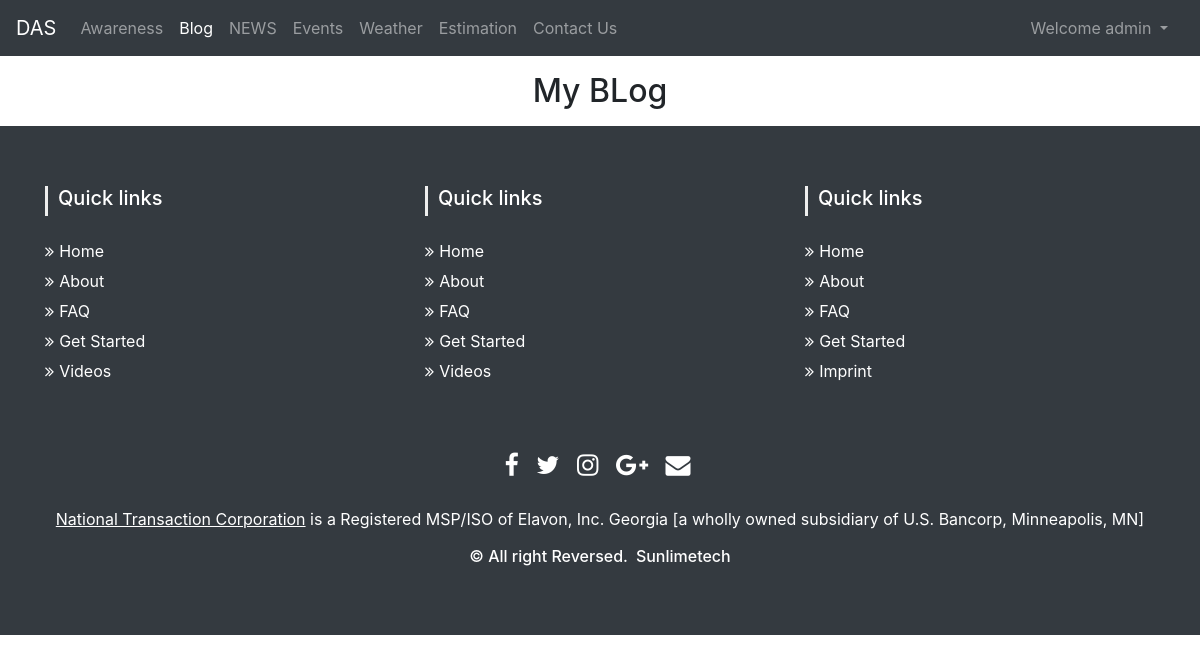
Before: /myblogs/admin (signed in) with the older database file.
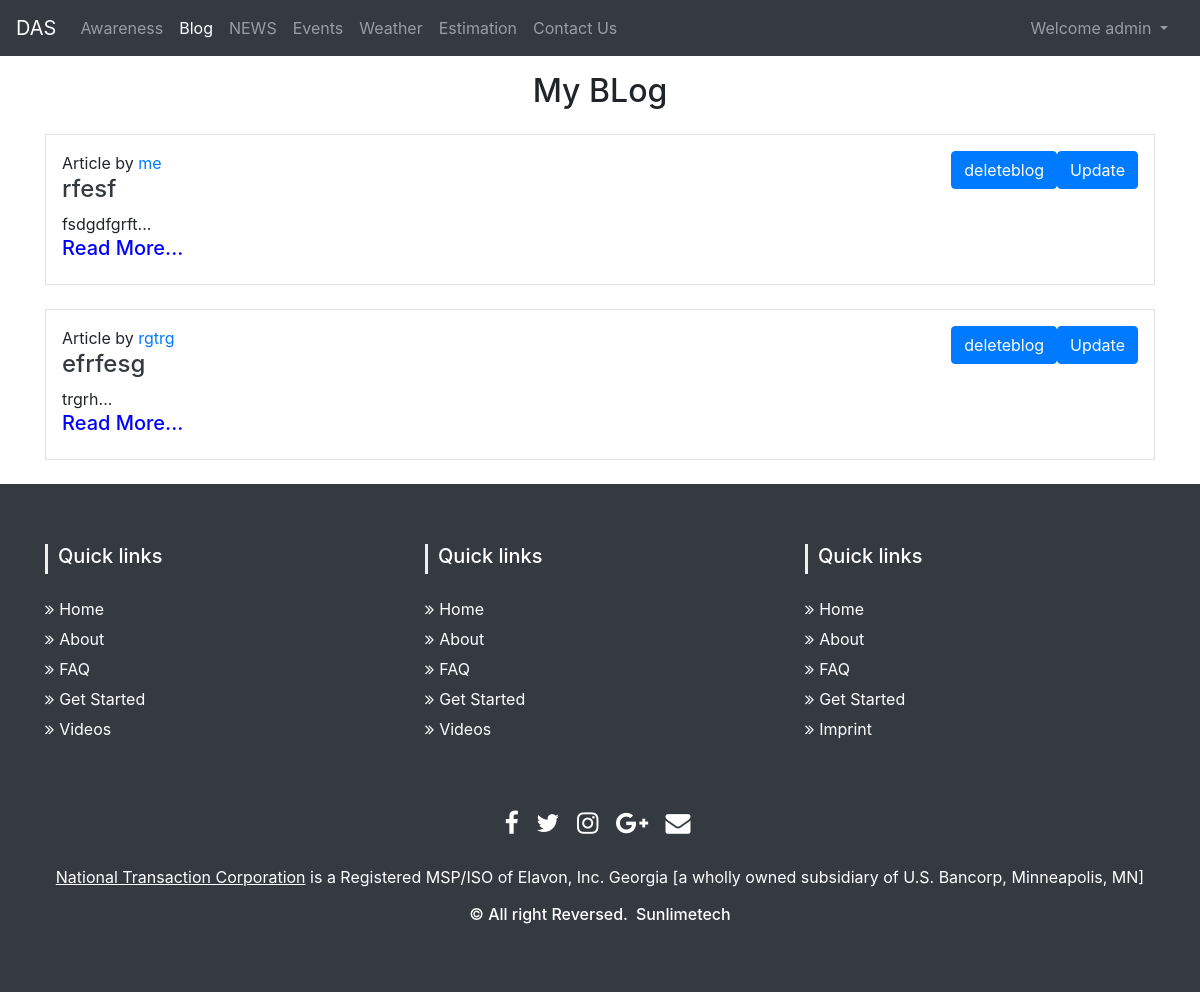
After: the same page with the newer database file.
### fyp/models.py (models this page shows, shortened)
class Blog(models.Model):
    sno = models.AutoField(primary_key=True)
    title = models.CharField(max_length=200)
    content = RichTextField(null=True)
    short_desc = models.CharField(max_length=300, default="")
    slug = models.CharField(max_length=100)
    time = models.DateTimeField(auto_now_add=True)
    author = models.CharField(max_length=20, default="")
    username = models.CharField(max_length=20, default="")

### fyp/views.py (the view)
# urls.py: path('myblogs/<str:username>', views.myblogs, name='myblogs'),
def myblogs(request,username):
    blogs = Blog.objects.filter(username=username)
    context={'blogs':blogs}
    return render(request, 'myblogs.html',context)

### templates/myblogs.html (shortened to what this page needs)
{% extends 'base.html' %}
{% block blogactive %}active{% endblock blogactive %}
{% block body %}
{% if user.is_authenticated %}
<div class="container">
  <h2 class="text-center my-3">My BLog</h2>
{% for blog in blogs %}
  <div class="my-4 p-3 border">
    <a class="btn btn-primary my-2 my-sm-0" style="float:right;" href="/blogupdate/{{blog.title}}" role="button">Update</a>
    <a class="btn btn-primary my-2 my-sm-0" style="float:right;" href="/deleteblog/{{blog.title}}" role="button">deleteblog</a>
    <p class="mb-0 "> Article by <a href="#">{{blog.author}}</a></p>
    <h4 class="text-dark"> <a href="/blogpost/{{blog.slug}}" class="text-dark">{{blog.title}}</a></h4>
    <div>
      {{blog.short_desc|slice:200}}...
    </div>
    <a href="/blogpost/{{blog.slug}}" class="text-dark"><h5 style="color: blue;">Read More...</h5></a>
  </div>
  {% endfor %}
</div>
{% endif %}
{% endblock body %}

### templates/base.html (shortened to what this page needs)
<!doctype html>
<html lang="en">
<head>
  {% load static %}
  <link rel="stylesheet" type="text/css" href="{% static '/awareness.css' %}">
  <link rel="stylesheet" type="text/javascript" href="">
  <link rel="stylesheet" href="https://cdn.jsdelivr.net/npm/bootstrap@4.5.3/dist/css/bootstrap.min.css"
>
  <link href="//maxcdn.bootstrapcdn.com/bootstrap/4.0.0/css/bootstrap.min.css" rel="stylesheet" id="bootstrap-css">
</head>
<body>
  <nav class="navbar navbar-expand-lg navbar-dark bg-dark">
    <a class="navbar-brand" href="/">DAS</a>
    <div class="collapse navbar-collapse" id="navbarSupportedContent">
      <ul class="navbar-nav mr-auto">
        <li class="nav-item {% block awarenessactive %}{% endblock awarenessactive %}">
          <a class="nav-link" href="/awareness">Awareness<span class="sr-only">(current)</span></a>
        </li>
        <li class="nav-item {% block blogactive %}{% endblock blogactive %} ">
          <a class="nav-link" href="/bloghome">Blog</a>
        </li>
        <li class="nav-item {% block newsactive %}{% endblock newsactive %}">
          <a class="nav-link" href="/news">NEWS</a>
        </li>
        <li class="nav-item {% block eventsactive %}{% endblock eventsactive %}">
          <a class="nav-link" href="/events">Events</a>
        </li>
        <li class="nav-item {% block weatheractive %}{% endblock weatheractive %}">
          <a class="nav-link" href="/weather">Weather</a>
        </li>
        <li class="nav-item {% block estimationactive %}{% endblock estimationactive %} ">
          <a class="nav-link" href="/estimation">Estimation</a>
        </li>
        <li class="nav-item {% block contactactive %}{% endblock contactactive %} ">
          <a class="nav-link" href="/contact">Contact Us</a>
        </li>
      </ul>
      <div class="ml-auto form-inline">
        {% if user.is_authenticated %}
        <ul class="navbar-nav mr-2">
          <li class="nav-item dropdown">
            <a class="nav-link dropdown-toggle" href="#" id="navbarDropdown" role="button" data-toggle="dropdown">
              Welcome {{request.user}}
            </a>
          </li>
        </ul>
        {% endif %}
      </div>
    </div>
  </nav>
  {% block body %} {% endblock body %}
  {% block footer %}
  <section id="footer">
  {% endblock footer %}
    <div class="container">
      <div class="row text-center text-xs-center text-sm-left text-md-left">
        <div class="col-xs-12 col-sm-4 col-md-4">
          <h5>Quick links</h5>
          <ul class="list-unstyled quick-links">
            <li><a href="https://www.fiverr.com/share/qb8D02"><i class="fa fa-angle-double-right"></i>Home</a></li>
            <li><a href="https://www.fiverr.com/share/qb8D02"><i class="fa fa-angle-double-right"></i>About</a></li>
            <li><a href="https://www.fiverr.com/share/qb8D02"><i class="fa fa-angle-double-right"></i>FAQ</a></li>
            <li><a href="https://www.fiverr.com/share/qb8D02"><i class="fa fa-angle-double-right"></i>Get Started</a>
            </li>
            <li><a href="https://www.fiverr.com/share/qb8D02"><i class="fa fa-angle-double-right"></i>Videos</a></li>
          </ul>
        </div>
        <div class="col-xs-12 col-sm-4 col-md-4">
          <h5>Quick links</h5>
          <ul class="list-unstyled quick-links">
            <li><a href="https://www.fiverr.com/share/qb8D02"><i class="fa fa-angle-double-right"></i>Home</a></li>
            <li><a href="https://www.fiverr.com/share/qb8D02"><i class="fa fa-angle-double-right"></i>About</a></li>
            <li><a href="https://www.fiverr.com/share/qb8D02"><i class="fa fa-angle-double-right"></i>FAQ</a></li>
            <li><a href="https://www.fiverr.com/share/qb8D02"><i class="fa fa-angle-double-right"></i>Get Started</a>
            </li>
            <li><a href="https://www.fiverr.com/share/qb8D02"><i class="fa fa-angle-double-right"></i>Videos</a></li>
          </ul>
        </div>
        <div class="col-xs-12 col-sm-4 col-md-4">
          <h5>Quick links</h5>
          <ul class="list-unstyled quick-links">
            <li><a href="https://www.fiverr.com/share/qb8D02"><i class="fa fa-angle-double-right"></i>Home</a></li>
            <li><a href="https://www.fiverr.com/share/qb8D02"><i class="fa fa-angle-double-right"></i>About</a></li>
            <li><a href="https://www.fiverr.com/share/qb8D02"><i class="fa fa-angle-double-right"></i>FAQ</a></li>
            <li><a href="https://www.fiverr.com/share/qb8D02"><i class="fa fa-angle-double-right"></i>Get Started</a>
            </li>
            <li><a href="https://wwwe.sunlimetech.com" title="Design and developed by"><i
                  class="fa fa-angle-double-right"></i>Imprint</a></li>
          </ul>
        </div>
      </div>
      <div class="row">
        <div class="col-xs-12 col-sm-12 col-md-12 mt-2 mt-sm-5">
          <ul class="list-unstyled list-inline social text-center">
            <li class="list-inline-item"><a href="https://www.fiverr.com/share/qb8D02"><i
                  class="fa fa-facebook"></i></a></li>
            <li class="list-inline-item"><a href="https://www.fiverr.com/share/qb8D02"><i class="fa fa-twitter"></i></a>
            </li>
            <li class="list-inline-item"><a href="https://www.fiverr.com/share/qb8D02"><i
                  class="fa fa-instagram"></i></a></li>
            <li class="list-inline-item"><a href="https://www.fiverr.com/share/qb8D02"><i
                  class="fa fa-google-plus"></i></a></li>
            <li class="list-inline-item"><a href="https://www.fiverr.com/share/qb8D02" target="_blank"><i
                  class="fa fa-envelope"></i></a></li>
          </ul>
        </div>
      </div>
      <div class="row">
        <div class="col-xs-12 col-sm-12 col-md-12 mt-2 mt-sm-2 text-center text-white">
          <p><u><a href="https://www.nationaltransaction.com/">National Transaction Corporation</a></u> is a Registered
            MSP/ISO of Elavon, Inc. Georgia [a wholly owned subsidiary of U.S. Bancorp, Minneapolis, MN]</p>
          <p class="h6">© All right Reversed.<a class="text-green ml-2" href="https://www.sunlimetech.com"
              target="_blank">Sunlimetech</a></p>
        </div>
      </div>
    </div>
  </section>
</body>
</html>

### static/awareness.css (style rules this page uses)
section { padding: 60px 0; }
#footer { background: #343a40 !important; }
#footer h5 { padding-left: 10px; border-left: 3px solid #eeeeee; padding-bottom: 6px; margin-bottom: 20px; color:#ffffff; }
#footer a { color: #ffffff; text-decoration: none !important; background-color: transparent; -webkit-text-decoration-skip: objects; }
#footer ul.social li { padding: 3px 0; }
#footer ul.social li a i { margin-right: 5px; font-size:25px; -webkit-transition: .5s all ease; -moz-transition: .5s all ease; transition: .5s all ease; }
#footer ul.social li a, #footer ul.quick-links li a { color:#ffffff; }
#footer ul.quick-links li { padding: 3px 0; -webkit-transition: .5s all ease; -moz-transition: .5s all ease; transition: .5s all ease; }
#footer ul.quick-links li a i { margin-right: 5px; }

Changed rows visible on the page:
added Blog: author "me", title "rfesf", short_desc "fsdgdfgrft"
added Blog: author "rgtrg", title "efrfesg", short_desc "trgrh"
